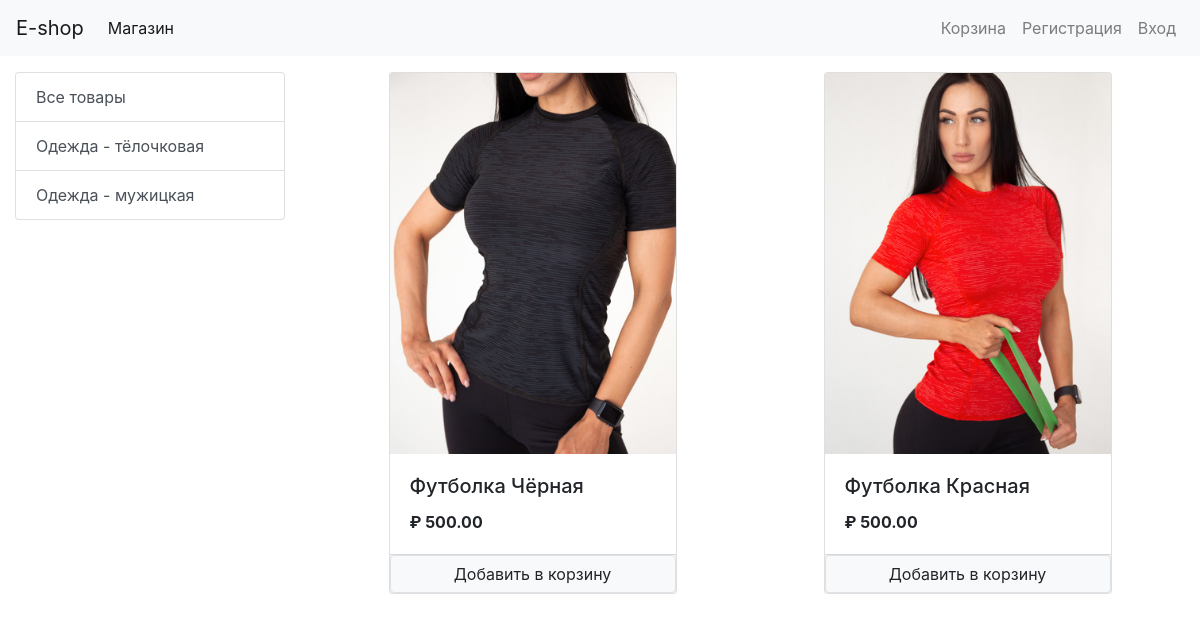
/?category=1, run on the app's committed database.
### store/models/category.py (models this page shows, shortened)
class Category(models.Model):
    name = models.CharField(max_length=50, verbose_name='Товар')
    image = models.ImageField(upload_to='uploads/category/', null=True, blank=True)
    @staticmethod
    def get_all_categories():
        return Category.objects.all()

### store/models/product.py (models this page shows, shortened)
class Product(models.Model):
    category = models.ForeignKey(Category, on_delete=models.CASCADE)
    name = models.CharField(max_length=50, verbose_name='Товар')
    price = models.DecimalField(max_digits=10, decimal_places=2, default=0)
    description = models.CharField(max_length=200, default='', null=True, blank=True)
    image = models.ImageField(upload_to='uploads/products/', null=True, blank=True)
    @staticmethod
    def get_products_by_categoryID(category_id):
        if category_id:
            return Product.objects.filter(category=category_id)
        else:
            return Product.get_all_products()

### store/views/home.py (the view, shortened to what this page needs)
# urls.py: path('', Index.as_view(), name='homepage'),
class Index(View):
    def get(self, request):
        cart = request.session.get('cart')
        if not cart:
            request.session['cart'] = {}
        products = None
        categories = Category.get_all_categories()
        categoryID = request.GET.get('category')
        if categoryID:
            products = Product.get_products_by_categoryID(categoryID)
        else:
            products = Product.get_all_products()
        data = {'categories': categories, 'products': products, }
        return render(request, 'index.html', data)

### store/templatetags/cart.py (called while the page is built)
@register.filter(name='is_in_cart')
def is_in_cart(product, cart):
    keys = cart.keys()
    for id in keys:
        if int(id) == product.id:
            return True
    return False

### store/templatetags/custom_filter.py (called while the page is built)
@register.filter(name='currency')
def currency(number):
    return "₽ " + str(number)

### store/templates/index.html (shortened to what this page needs)
{% extends 'base.html' %}
{% block content %}
{% load cart %}
{% load custom_filter %}
<div class="container-fluid mt-3">
    <div class="row">
        <div class="col-lg-3 mx-auto">
            <div class="list-group">
                <a href="/" class="list-group-item list-group-item-action">Все товары</a>
                {% for category in categories %}
                    <a href="/?category={{category.id}}" class="list-group-item list-group-item-action">
                        {{ category.name }}
                    </a>
                {% endfor %}
            </div>
        </div>
        <div id="products" class="col-lg-9 mx-auto">
            <div class="row mx-auto">
                {% for product in products %}
                <div class="card mx-auto mb-3" id="{{ product.id }}" style="width: 18rem;">
                    <img class="card-img-top" src="{{ product.image.url }}" alt="Card image cap">
                    <div class="card-body">
                        <h5 class="card-title">{{ product.name }}</h5>
                        <p class="card-text"><b>{{ product.price|currency }}</b></p>
                    </div>
                    <div class="card-footer p-0 no-gutters">
                        {% if product|is_in_cart:request.session.cart %}
                            <div class="row no-gutters">
                                <form action="/#{{ product.id }}" class="col-2" method="post">
                                    {% csrf_token %}
                                    <input type="text" hidden name="product" value="{{ product.id }}">
                                    <input type="text" hidden name="remove" value="True">
                                    <input type="submit" value=" - " class="btn btn-block btn-secondary">
                                </form>
                                <div class="text-center col">{{product|cart_quantity:request.session.cart}} в корзине</div>
                                <form action="/#{{ product.id }}" class="col-2" method="post">
                                    {% csrf_token %}
                                    <input type="text" hidden name="product" value="{{ product.id }}">
                                    <input type="submit" value=" + " class="btn btn-block btn-secondary">
                                </form>
                            </div>
                        {% else %}
                            <form action="/#{{ product.id }}" method="POST" class="btn-block">
                                <input type="submit" class="float-right btn btn-light border form-control"
                                    value="Добавить в корзину">
                            </form>
                        {% endif %}
                    </div>
                </div>
                {% endfor %}
            </div>
        </div>
    </div>
</div>
{% endblock content %}

### data on the page
Category: name "Одежда - тёлочковая"
Category: name "Одежда - мужицкая"
Product: {{ product.id }} 1 (drawn), image (picture), name "Футболка Чёрная", price "₽ 500.00"
Product: image (picture), name "Футболка Красная", price "₽ 500.00"
